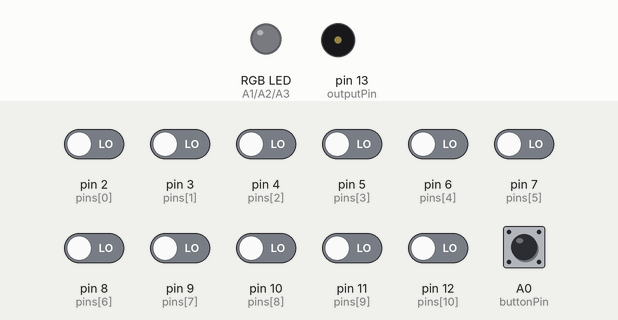
Bench run of a sketch on a simulated Arduino Uno, built with avr-gcc and run on an emulated ATmega328P. Shown: an RGB LED mixed from three pins (HIGH = lit), buzzer (waves = sounding). Inputs (shaded band) come from the test bench; at power-on: A0 (buttonPin), pin 2 (pins[0]), pin 3 (pins[1]), pin 4 (pins[2]), pin 5 (pins[3]), pin 6 (pins[4]), pin 7 (pins[5]), pin 8 (pins[6]), pin 9 (pins[7]), pin 10 (pins[8]), pin 11 (pins[9]), pin 12 (pins[10]) LOW. Dim RGB values are drawn brighter than linear; random numbers use the default seed unless the sketch sets one.

Above: at 1.2 s.
1.3 s: pin 2 (pins[0]) driven HIGH
At 1.46 s:
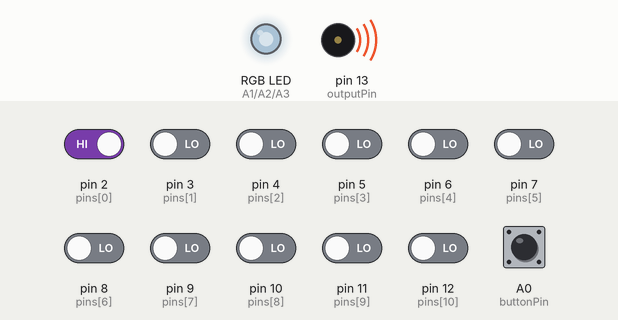
4.3 s: A0 (buttonPin) pulled HIGH for 0.15 s
At 4.84 s:
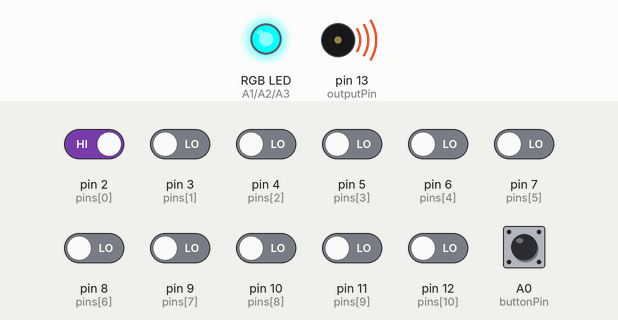
At 5.23 s:
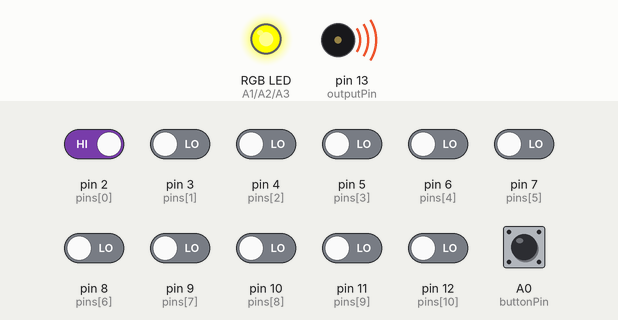
7.3 s: A0 (buttonPin) pulled HIGH for 1 s
Timing chart, 0 to 17.3 s (numbered marks = the images above; inputs shaded):
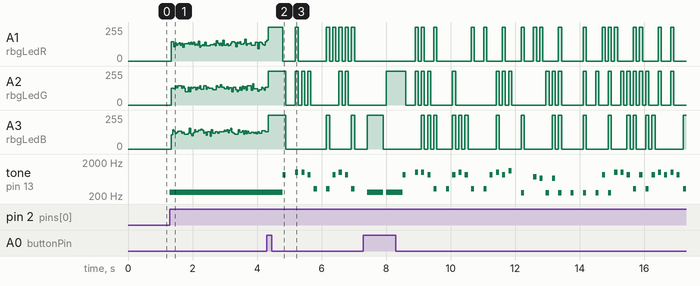

The sketch:

piezo_buzzer_arudino_31032018_rgb.ino
```cpp
#include "pitches.h"
#include "notes.h"

int pins[] = {2, 3, 4, 5, 6, 7, 8, 9, 10, 11, 12};
int outputPin = 13;
int buttonPin = A0;
int rbgLedR = A1;
int rbgLedG = A2;
int rbgLedB = A3;
int arrSize = sizeof(pins) / sizeof( int );
int notes[] = {NOTE_C4 , NOTE_CS4, NOTE_D4, NOTE_DS4, NOTE_E4, NOTE_F4, NOTE_FS4, NOTE_G4, NOTE_GS4, NOTE_A4, NOTE_AS4};
int playingPin;

void setRgb(int r, int g, int b)
{
  analogWrite(rbgLedR, r);
  analogWrite(rbgLedG, g);
  analogWrite(rbgLedB, b);
}

void playNoTone()
{
  noTone(outputPin);
  setRgb(0,0,0);
}

void playTone(int note)
{
  tone(outputPin, note);
  setRgb(random(1, 255),random(1, 255),random(1, 255));
}

void setup() {
  Serial.begin(9600);
  for (int i = 0; i <= arrSize; i++)
  {
    pinMode(pins[i], INPUT);
  }
  pinMode(outputPin, OUTPUT);
  pinMode (buttonPin, INPUT);
  playNoTone();
  playingPin = NULL;
}

void loop() {
  //Button
  int buttonState = digitalRead(buttonPin);
  if (buttonState == HIGH) {
    playOceanMan();
  }

  //Touch Keyboard
  if (playingPin == NULL or digitalRead(playingPin) != HIGH)
  {
    playingPin = NULL;
    playNoTone();
  }
  for (int i = 0; i < arrSize; i++)
  {
    int pin = pins[i];
    if (digitalRead(pin) == HIGH)
    {
      playingPin = pin;
      playTone(notes[i]);
    }
  }
}

//https://sparks.gogo.co.nz/midi_tone.html fed with https://onlinesequencer.net/398655.
//Neither of these are created by us. notes.h includes some of the code output from midi_tone and this is the main part
//edited to allow it to stop.
void playOceanMan()
{
  delay(500); //Delaying so that our initial press doesn't count as a cancel.

  // 8th Octave Frequencies C8 to B8, lower octaves are calculated from this
  static const uint16_t Freq8[] PROGMEM = { 4186 , 4435 , 4699  , 4978 , 5274 , 5588 , 5920 , 6272 , 6645 , 7040 , 7459 , 7902 };

  for(uint16_t  x = 0; x < MelodyLength; x++)
  {
    int buttonState = digitalRead(buttonPin);
    if (buttonState == HIGH)
    {
      playNoTone();
      delay(100); //Adding a small delay so we can let go of the button
      break;
    }
    uint16_t data = pgm_read_word((uint16_t *)&MelodyData[x]);
    if((data & 0xF) == 0xF)
    {
      playNoTone();
    }
    else
    {
      uint16_t Freq = pgm_read_word(&Freq8[data&0xF]) / ( 1 << (8-(data>>4 & 0xF)) );
      playTone(Freq);

    }

    int16_t Duration = data>>8;
    while(Duration--) delay(1);
  }
}
```

notes.h
```cpp
#define    NOTE_SILENT(DURATION) ((((uint16_t)DURATION)<<8) | 0b00001111)

// Octave 0 Note Codes
#define       NOTE_C_0(DURATION) ( (((uint16_t)DURATION)<<8) | 0b00000000)
#define      NOTE_CS_0(DURATION) ( (((uint16_t)DURATION)<<8) | 0b00000001)
#define       NOTE_D_0(DURATION) ( (((uint16_t)DURATION)<<8) | 0b00000010)
#define      NOTE_DS_0(DURATION) ( (((uint16_t)DURATION)<<8) | 0b00000011)
#define       NOTE_E_0(DURATION) ( (((uint16_t)DURATION)<<8) | 0b00000100)
#define       NOTE_F_0(DURATION) ( (((uint16_t)DURATION)<<8) | 0b00000101)
#define      NOTE_FS_0(DURATION) ( (((uint16_t)DURATION)<<8) | 0b00000110)
#define       NOTE_G_0(DURATION) ( (((uint16_t)DURATION)<<8) | 0b00000111)
#define      NOTE_GS_0(DURATION) ( (((uint16_t)DURATION)<<8) | 0b00001000)
#define       NOTE_A_0(DURATION) ( (((uint16_t)DURATION)<<8) | 0b00001001)
#define      NOTE_AS_0(DURATION) ( (((uint16_t)DURATION)<<8) | 0b00001010)
#define       NOTE_B_0(DURATION) ( (((uint16_t)DURATION)<<8) | 0b00001011)

// Octave 1 Note Codes
#define       NOTE_C_1(DURATION) ( (((uint16_t)DURATION)<<8) | 0b00010000)
#define      NOTE_CS_1(DURATION) ( (((uint16_t)DURATION)<<8) | 0b00010001)
#define       NOTE_D_1(DURATION) ( (((uint16_t)DURATION)<<8) | 0b00010010)
#define      NOTE_DS_1(DURATION) ( (((uint16_t)DURATION)<<8) | 0b00010011)
#define       NOTE_E_1(DURATION) ( (((uint16_t)DURATION)<<8) | 0b00010100)
#define       NOTE_F_1(DURATION) ( (((uint16_t)DURATION)<<8) | 0b00010101)
#define      NOTE_FS_1(DURATION) ( (((uint16_t)DURATION)<<8) | 0b00010110)
#define       NOTE_G_1(DURATION) ( (((uint16_t)DURATION)<<8) | 0b00010111)
#define      NOTE_GS_1(DURATION) ( (((uint16_t)DURATION)<<8) | 0b00011000)
#define       NOTE_A_1(DURATION) ( (((uint16_t)DURATION)<<8) | 0b00011001)
#define      NOTE_AS_1(DURATION) ( (((uint16_t)DURATION)<<8) | 0b00011010)
#define       NOTE_B_1(DURATION) ( (((uint16_t)DURATION)<<8) | 0b00011011)

// Octave 2 Note Codes
#define       NOTE_C_2(DURATION) ( (((uint16_t)DURATION)<<8) | 0b00100000)
#define      NOTE_CS_2(DURATION) ( (((uint16_t)DURATION)<<8) | 0b00100001)
#define       NOTE_D_2(DURATION) ( (((uint16_t)DURATION)<<8) | 0b00100010)
#define      NOTE_DS_2(DURATION) ( (((uint16_t)DURATION)<<8) | 0b00100011)
#define       NOTE_E_2(DURATION) ( (((uint16_t)DURATION)<<8) | 0b00100100)
#define       NOTE_F_2(DURATION) ( (((uint16_t)DURATION)<<8) | 0b00100101)
#define      NOTE_FS_2(DURATION) ( (((uint16_t)DURATION)<<8) | 0b00100110)
#define       NOTE_G_2(DURATION) ( (((uint16_t)DURATION)<<8) | 0b00100111)
#define      NOTE_GS_2(DURATION) ( (((uint16_t)DURATION)<<8) | 0b00101000)
#define       NOTE_A_2(DURATION) ( (((uint16_t)DURATION)<<8) | 0b00101001)
#define      NOTE_AS_2(DURATION) ( (((uint16_t)DURATION)<<8) | 0b00101010)
#define       NOTE_B_2(DURATION) ( (((uint16_t)DURATION)<<8) | 0b00101011)

// Octave 3 Note Codes
#define       NOTE_C_3(DURATION) ( (((uint16_t)DURATION)<<8) | 0b00110000)
#define      NOTE_CS_3(DURATION) ( (((uint16_t)DURATION)<<8) | 0b00110001)
#define       NOTE_D_3(DURATION) ( (((uint16_t)DURATION)<<8) | 0b00110010)
#define      NOTE_DS_3(DURATION) ( (((uint16_t)DURATION)<<8) | 0b00110011)
#define       NOTE_E_3(DURATION) ( (((uint16_t)DURATION)<<8) | 0b00110100)
#define       NOTE_F_3(DURATION) ( (((uint16_t)DURATION)<<8) | 0b00110101)
#define      NOTE_FS_3(DURATION) ( (((uint16_t)DURATION)<<8) | 0b00110110)
#define       NOTE_G_3(DURATION) ( (((uint16_t)DURATION)<<8) | 0b00110111)
#define      NOTE_GS_3(DURATION) ( (((uint16_t)DURATION)<<8) | 0b00111000)
#define       NOTE_A_3(DURATION) ( (((uint16_t)DURATION)<<8) | 0b00111001)
#define      NOTE_AS_3(DURATION) ( (((uint16_t)DURATION)<<8) | 0b00111010)
#define       NOTE_B_3(DURATION) ( (((uint16_t)DURATION)<<8) | 0b00111011)

// Octave 4 Note Codes
#define       NOTE_C_4(DURATION) ( (((uint16_t)DURATION)<<8) | 0b01000000)
#define      NOTE_CS_4(DURATION) ( (((uint16_t)DURATION)<<8) | 0b01000001)
#define       NOTE_D_4(DURATION) ( (((uint16_t)DURATION)<<8) | 0b01000010)
#define      NOTE_DS_4(DURATION) ( (((uint16_t)DURATION)<<8) | 0b01000011)
#define       NOTE_E_4(DURATION) ( (((uint16_t)DURATION)<<8) | 0b01000100)
#define       NOTE_F_4(DURATION) ( (((uint16_t)DURATION)<<8) | 0b01000101)
#define      NOTE_FS_4(DURATION) ( (((uint16_t)DURATION)<<8) | 0b01000110)
#define       NOTE_G_4(DURATION) ( (((uint16_t)DURATION)<<8) | 0b01000111)
#define      NOTE_GS_4(DURATION) ( (((uint16_t)DURATION)<<8) | 0b01001000)
#define       NOTE_A_4(DURATION) ( (((uint16_t)DURATION)<<8) | 0b01001001)
#define      NOTE_AS_4(DURATION) ( (((uint16_t)DURATION)<<8) | 0b01001010)
#define       NOTE_B_4(DURATION) ( (((uint16_t)DURATION)<<8) | 0b01001011)

// Octave 5 Note Codes
#define       NOTE_C_5(DURATION) ( (((uint16_t)DURATION)<<8) | 0b01010000)
#define      NOTE_CS_5(DURATION) ( (((uint16_t)DURATION)<<8) | 0b01010001)
#define       NOTE_D_5(DURATION) ( (((uint16_t)DURATION)<<8) | 0b01010010)
#define      NOTE_DS_5(DURATION) ( (((uint16_t)DURATION)<<8) | 0b01010011)
#define       NOTE_E_5(DURATION) ( (((uint16_t)DURATION)<<8) | 0b01010100)
#define       NOTE_F_5(DURATION) ( (((uint16_t)DURATION)<<8) | 0b01010101)
#define      NOTE_FS_5(DURATION) ( (((uint16_t)DURATION)<<8) | 0b01010110)
#define       NOTE_G_5(DURATION) ( (((uint16_t)DURATION)<<8) | 0b01010111)
#define      NOTE_GS_5(DURATION) ( (((uint16_t)DURATION)<<8) | 0b01011000)
#define       NOTE_A_5(DURATION) ( (((uint16_t)DURATION)<<8) | 0b01011001)
#define      NOTE_AS_5(DURATION) ( (((uint16_t)DURATION)<<8) | 0b01011010)
#define       NOTE_B_5(DURATION) ( (((uint16_t)DURATION)<<8) | 0b01011011)

// Octave 6 Note Codes
#define       NOTE_C_6(DURATION) ( (((uint16_t)DURATION)<<8) | 0b01100000)
#define      NOTE_CS_6(DURATION) ( (((uint16_t)DURATION)<<8) | 0b01100001)
#define       NOTE_D_6(DURATION) ( (((uint16_t)DURATION)<<8) | 0b01100010)
#define      NOTE_DS_6(DURATION) ( (((uint16_t)DURATION)<<8) | 0b01100011)
#define       NOTE_E_6(DURATION) ( (((uint16_t)DURATION)<<8) | 0b01100100)
#define       NOTE_F_6(DURATION) ( (((uint16_t)DURATION)<<8) | 0b01100101)
#define      NOTE_FS_6(DURATION) ( (((uint16_t)DURATION)<<8) | 0b01100110)
#define       NOTE_G_6(DURATION) ( (((uint16_t)DURATION)<<8) | 0b01100111)
#define      NOTE_GS_6(DURATION) ( (((uint16_t)DURATION)<<8) | 0b01101000)
#define       NOTE_A_6(DURATION) ( (((uint16_t)DURATION)<<8) | 0b01101001)
#define      NOTE_AS_6(DURATION) ( (((uint16_t)DURATION)<<8) | 0b01101010)
#define       NOTE_B_6(DURATION) ( (((uint16_t)DURATION)<<8) | 0b01101011)

// Octave 7 Note Codes
#define       NOTE_C_7(DURATION) ( (((uint16_t)DURATION)<<8) | 0b01110000)
#define      NOTE_CS_7(DURATION) ( (((uint16_t)DURATION)<<8) | 0b01110001)
#define       NOTE_D_7(DURATION) ( (((uint16_t)DURATION)<<8) | 0b01110010)
#define      NOTE_DS_7(DURATION) ( (((uint16_t)DURATION)<<8) | 0b01110011)
#define       NOTE_E_7(DURATION) ( (((uint16_t)DURATION)<<8) | 0b01110100)
#define       NOTE_F_7(DURATION) ( (((uint16_t)DURATION)<<8) | 0b01110101)
#define      NOTE_FS_7(DURATION) ( (((uint16_t)DURATION)<<8) | 0b01110110)
#define       NOTE_G_7(DURATION) ( (((uint16_t)DURATION)<<8) | 0b01110111)
#define      NOTE_GS_7(DURATION) ( (((uint16_t)DURATION)<<8) | 0b01111000)
#define       NOTE_A_7(DURATION) ( (((uint16_t)DURATION)<<8) | 0b01111001)
#define      NOTE_AS_7(DURATION) ( (((uint16_t)DURATION)<<8) | 0b01111010)
#define       NOTE_B_7(DURATION) ( (((uint16_t)DURATION)<<8) | 0b01111011)

// Octave 8 Note Codes
#define       NOTE_C_8(DURATION) ( (((uint16_t)DURATION)<<8) | 0b10000000)
#define      NOTE_CS_8(DURATION) ( (((uint16_t)DURATION)<<8) | 0b10000001)
#define       NOTE_D_8(DURATION) ( (((uint16_t)DURATION)<<8) | 0b10000010)
#define      NOTE_DS_8(DURATION) ( (((uint16_t)DURATION)<<8) | 0b10000011)
#define       NOTE_E_8(DURATION) ( (((uint16_t)DURATION)<<8) | 0b10000100)
#define       NOTE_F_8(DURATION) ( (((uint16_t)DURATION)<<8) | 0b10000101)
#define      NOTE_FS_8(DURATION) ( (((uint16_t)DURATION)<<8) | 0b10000110)
#define       NOTE_G_8(DURATION) ( (((uint16_t)DURATION)<<8) | 0b10000111)
#define      NOTE_GS_8(DURATION) ( (((uint16_t)DURATION)<<8) | 0b10001000)
#define       NOTE_A_8(DURATION) ( (((uint16_t)DURATION)<<8) | 0b10001001)
#define      NOTE_AS_8(DURATION) ( (((uint16_t)DURATION)<<8) | 0b10001010)
#define       NOTE_B_8(DURATION) ( (((uint16_t)DURATION)<<8) | 0b10001011)

// Track 0 - Electric Piano
static const uint16_t MelodyData[] PROGMEM = {
           NOTE_GS_5(  96 ),  NOTE_SILENT( 255 ),  NOTE_SILENT(  33 ),     NOTE_B_5(  96 ),
         NOTE_SILENT(  96 ),     NOTE_B_5(  96 ),  NOTE_SILENT(  96 ),    NOTE_GS_5(  96 ),
         NOTE_SILENT(  96 ),     NOTE_E_4(  96 ),  NOTE_SILENT( 255 ),  NOTE_SILENT(  33 ),
            NOTE_E_4(  96 ),  NOTE_SILENT(  96 ),    NOTE_GS_5(  96 ),  NOTE_SILENT(  96 ),
            NOTE_B_5(  96 ),  NOTE_SILENT(  96 ),    NOTE_GS_5(  96 ),  NOTE_SILENT(  96 ),
            NOTE_E_4(  96 ),  NOTE_SILENT( 255 ),  NOTE_SILENT(  33 ),     NOTE_E_4(  96 ),
         NOTE_SILENT(  96 ),    NOTE_GS_5(  96 ),  NOTE_SILENT(  96 ),     NOTE_B_5(  96 ),
         NOTE_SILENT(  96 ),    NOTE_GS_5(  96 ),  NOTE_SILENT(  96 ),    NOTE_CS_6(  96 ),
         NOTE_SILENT( 255 ),  NOTE_SILENT(  33 ),     NOTE_B_3(  96 ),  NOTE_SILENT( 255 ),
         NOTE_SILENT(  33 ),    NOTE_FS_5(  96 ),  NOTE_SILENT(  96 ),     NOTE_E_5(  96 ),
         NOTE_SILENT(  96 ),     NOTE_B_3(  96 ),  NOTE_SILENT(  96 ),     NOTE_E_5(  96 ),
         NOTE_SILENT(  96 ),     NOTE_B_3(  96 ),  NOTE_SILENT( 255 ),  NOTE_SILENT(  33 ),
            NOTE_B_3(  96 ),  NOTE_SILENT( 255 ),  NOTE_SILENT(  33 ),     NOTE_B_3(  96 ),
         NOTE_SILENT( 255 ),  NOTE_SILENT(  33 ),     NOTE_B_3(  96 ),  NOTE_SILENT(  96 ),
           NOTE_GS_5(  96 ),  NOTE_SILENT(  96 ),     NOTE_B_3(  96 ),  NOTE_SILENT(  96 ),
            NOTE_B_5(  96 ),  NOTE_SILENT(  96 ),     NOTE_B_5(  96 ),  NOTE_SILENT(  96 ),
           NOTE_GS_5(  96 ),  NOTE_SILENT(  96 ),     NOTE_E_4(  96 ),  NOTE_SILENT(  96 ),
           NOTE_GS_5(  96 ),  NOTE_SILENT(  96 ),     NOTE_E_4(  96 ),  NOTE_SILENT(  96 ),
           NOTE_GS_5(  96 ),  NOTE_SILENT(  96 ),     NOTE_B_5(  96 ),  NOTE_SILENT(  96 ),
           NOTE_GS_5(  96 ),  NOTE_SILENT(  96 ),     NOTE_B_5(  96 ),  NOTE_SILENT(  96 ),
           NOTE_GS_5(  96 ),  NOTE_SILENT(  96 ),     NOTE_E_4(  96 ),  NOTE_SILENT(  96 ),
           NOTE_GS_5(  96 ),  NOTE_SILENT(  96 ),    NOTE_CS_6(  96 ),  NOTE_SILENT( 255 ),
         NOTE_SILENT(  33 ),     NOTE_E_4(  96 ),  NOTE_SILENT(  96 ),    NOTE_FS_5(  96 ),
         NOTE_SILENT(  96 ),    NOTE_GS_5(  96 ),  NOTE_SILENT(  96 ),    NOTE_FS_5(  96 ),
         NOTE_SILENT(  96 ),    NOTE_FS_5(  96 ),  NOTE_SILENT( 255 ),  NOTE_SILENT(  33 ),
            NOTE_B_3(  96 ),  NOTE_SILENT( 255 ),  NOTE_SILENT(  33 ),     NOTE_B_3(  96 ),
         NOTE_SILENT( 255 ),  NOTE_SILENT(  33 ),     NOTE_B_3(  96 ),  NOTE_SILENT( 255 ),
         NOTE_SILENT(  33 ),     NOTE_B_3(  96 ),  NOTE_SILENT( 255 ),  NOTE_SILENT(   9 ),
            NOTE_G_5(  24 ),  NOTE_SILENT( 192 ),    NOTE_FS_4(  96 ),  NOTE_SILENT(  96 ),
            NOTE_E_4(  96 ),  NOTE_SILENT(  96 ),     NOTE_E_4(  96 ),  NOTE_SILENT(  96 ),
            NOTE_A_3(  96 ),  NOTE_SILENT( 255 ),  NOTE_SILENT(  33 ),     NOTE_A_3(  96 ),
         NOTE_SILENT(  96 ),    NOTE_CS_5(  96 ),  NOTE_SILENT(  96 ),    NOTE_CS_5(  96 ),
         NOTE_SILENT(  96 ),     NOTE_E_5(  96 ),  NOTE_SILENT(  96 ),     NOTE_A_3(  96 ),
         NOTE_SILENT(  96 ),    NOTE_CS_5(  96 ),  NOTE_SILENT(  96 ),    NOTE_GS_5(  96 ),
         NOTE_SILENT( 255 ),  NOTE_SILENT(  33 ),    NOTE_FS_5(  96 ),  NOTE_SILENT( 255 ),
         NOTE_SILENT(  33 ),    NOTE_FS_5(  96 ),  NOTE_SILENT(  96 ),    NOTE_GS_4(  96 ),
         NOTE_SILENT(  96 ),     NOTE_B_3(  96 ),  NOTE_SILENT(  96 ),     NOTE_E_4(  96 ),
         NOTE_SILENT(  96 ),    NOTE_CS_5(  96 ),  NOTE_SILENT( 255 ),  NOTE_SILENT(  33 ),
            NOTE_A_3(  96 ),  NOTE_SILENT(  96 ),    NOTE_CS_5(  96 ),  NOTE_SILENT(  96 ),
           NOTE_CS_5(  96 ),  NOTE_SILENT(  96 ),     NOTE_E_5(  96 ),  NOTE_SILENT(  96 ),
            NOTE_E_5(  96 ),  NOTE_SILENT(  96 ),    NOTE_CS_5(  96 ),  NOTE_SILENT(  96 ),
           NOTE_FS_3(  96 ),  NOTE_SILENT( 255 ),  NOTE_SILENT(  33 ),    NOTE_FS_3(  96 ),
         NOTE_SILENT( 255 ),  NOTE_SILENT(  33 ),    NOTE_DS_4(  96 ),  NOTE_SILENT(  96 ),
           NOTE_GS_5(  96 ),  NOTE_SILENT(  96 ),    NOTE_FS_3(  96 ),  NOTE_SILENT(  96 ),
            NOTE_B_5(  96 ),  NOTE_SILENT(  96 ),     NOTE_E_3(  96 ),  NOTE_SILENT(  96 ),
           NOTE_GS_5(  96 ),  NOTE_SILENT(  96 ),     NOTE_E_3(  96 ),  NOTE_SILENT( 255 ),
         NOTE_SILENT(  33 ),     NOTE_E_4(  96 ),  NOTE_SILENT( 255 ),  NOTE_SILENT(  33 ),
            NOTE_E_4(  96 ),
  };

static const uint16_t MelodyLength    = sizeof( MelodyData ) / sizeof(uint16_t);
```

pitches.h
```cpp
/*Source: https://www.arduino.cc/en/Tutorial/toneMelody */

/*************************************************
 * Public Constants
 *************************************************/

#define NOTE_B0  31
#define NOTE_C1  33
#define NOTE_CS1 35
#define NOTE_D1  37
#define NOTE_DS1 39
#define NOTE_E1  41
#define NOTE_F1  44
#define NOTE_FS1 46
#define NOTE_G1  49
#define NOTE_GS1 52
#define NOTE_A1  55
#define NOTE_AS1 58
#define NOTE_B1  62
#define NOTE_C2  65
#define NOTE_CS2 69
#define NOTE_D2  73
#define NOTE_DS2 78
#define NOTE_E2  82
#define NOTE_F2  87
#define NOTE_FS2 93
#define NOTE_G2  98
#define NOTE_GS2 104
#define NOTE_A2  110
#define NOTE_AS2 117
#define NOTE_B2  123
#define NOTE_C3  131
#define NOTE_CS3 139
#define NOTE_D3  147
#define NOTE_DS3 156
#define NOTE_E3  165
#define NOTE_F3  175
#define NOTE_FS3 185
#define NOTE_G3  196
#define NOTE_GS3 208
#define NOTE_A3  220
#define NOTE_AS3 233
#define NOTE_B3  247
#define NOTE_C4  262
#define NOTE_CS4 277
#define NOTE_D4  294
#define NOTE_DS4 311
#define NOTE_E4  330
#define NOTE_F4  349
#define NOTE_FS4 370
#define NOTE_G4  392
#define NOTE_GS4 415
#define NOTE_A4  440
#define NOTE_AS4 466
#define NOTE_B4  494
#define NOTE_C5  523
#define NOTE_CS5 554
#define NOTE_D5  587
#define NOTE_DS5 622
#define NOTE_E5  659
#define NOTE_F5  698
#define NOTE_FS5 740
#define NOTE_G5  784
#define NOTE_GS5 831
#define NOTE_A5  880
#define NOTE_AS5 932
#define NOTE_B5  988
#define NOTE_C6  1047
#define NOTE_CS6 1109
#define NOTE_D6  1175
#define NOTE_DS6 1245
#define NOTE_E6  1319
#define NOTE_F6  1397
#define NOTE_FS6 1480
#define NOTE_G6  1568
#define NOTE_GS6 1661
#define NOTE_A6  1760
#define NOTE_AS6 1865
#define NOTE_B6  1976
#define NOTE_C7  2093
#define NOTE_CS7 2217
#define NOTE_D7  2349
#define NOTE_DS7 2489
#define NOTE_E7  2637
#define NOTE_F7  2794
#define NOTE_FS7 2960
#define NOTE_G7  3136
#define NOTE_GS7 3322
#define NOTE_A7  3520
#define NOTE_AS7 3729
#define NOTE_B7  3951
#define NOTE_C8  4186
#define NOTE_CS8 4435
#define NOTE_D8  4699
#define NOTE_DS8 4978
```

Measured:
- after the input at 4.3 s, tone on pin 13 (outputPin): plays 830 Hz for 0.10 s, 987 Hz for 0.10 s, 987 Hz for 0.10 s, 830 Hz for 0.10 s, 329 Hz for 0.10 s, 329 Hz for 0.10 s … (10 notes in this stretch), starting after 0.50 s
